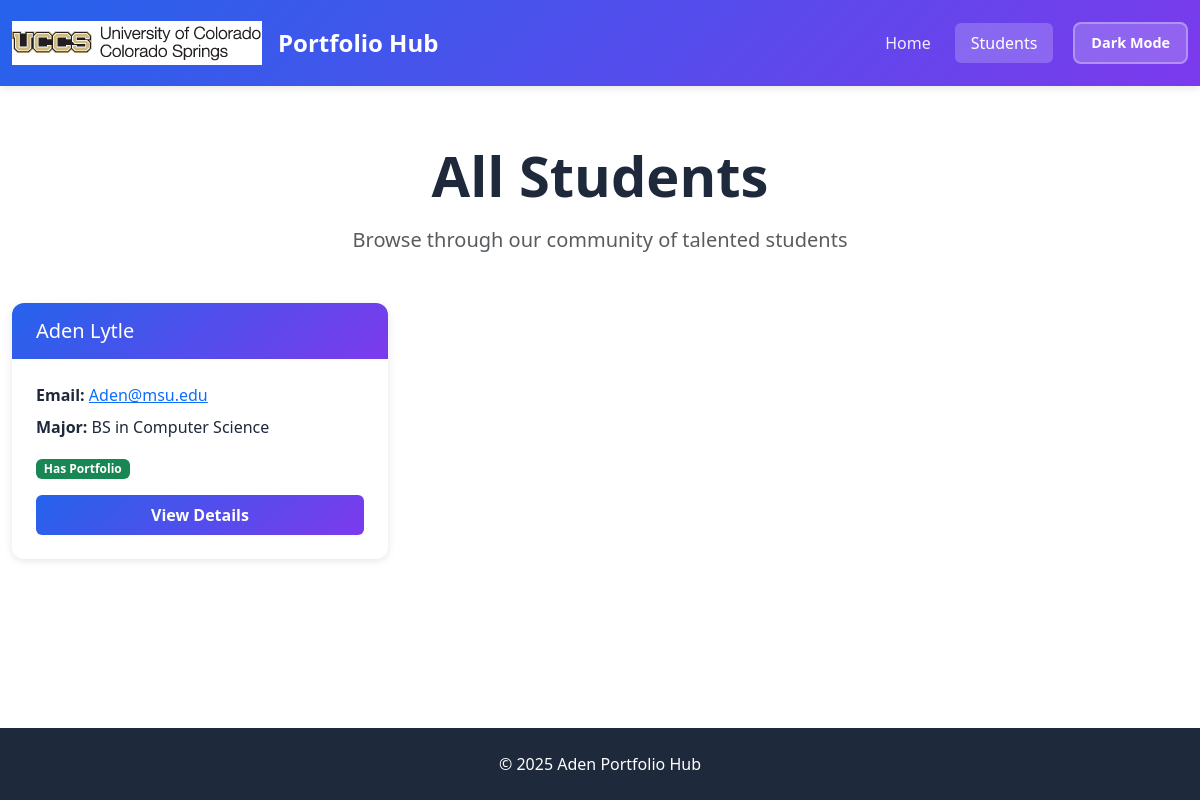
The page /students/ on the database its author committed.
### portfolio_app/models.py (models this page shows, shortened)
class Student(models.Model):
    MAJOR = (
        ('CSCI-BS', 'BS in Computer Science'),
        ('CPEN-BS', 'BS in Computer Engineering'),
        ('BIGD-BI', 'BI in Game Design and Development'),
        ('BICS-BI', 'BI in Computer Science'),
        ('BISC-BI', 'BI in Computer Security'),
        ('CSCI-BA', 'BA in Computer Science'),
        ('DASE-BS', 'BS in Data Analytics and Systems Engineering')
    )
    name = models.CharField(max_length=200)
    email = models.CharField("MSU Email", max_length=200)
    major = models.CharField(max_length=200, choices=MAJOR)
    portfolio = models.OneToOneField(
        Portfolio,
        on_delete=models.CASCADE,
        null=True, blank=True,
        related_name='student',
    )

### portfolio_app/views.py (the view)
# urls.py: path('students/', views.student_list, name='student-list'),
def student_list(request):
    students = Student.objects.all().order_by('name')
    context = {
        'students': students,
    }
    return render(request, 'portfolio_app/student_list.html', context)

### portfolio_app/templates/portfolio_app/student_list.html (shortened to what this page needs)
{% extends "portfolio_app/base_template.html" %}
{% block content %}
<div class="py-4">
  <div class="text-center mb-5">
    <h1 class="display-4 fw-bold mb-3">All Students</h1>
    <p class="lead text-muted">Browse through our community of talented students</p>
  </div>
  {% if students %}
    <div class="row row-cols-1 row-cols-md-2 row-cols-lg-3 g-4">
      {% for student in students %}
        <div class="col">
          <div class="card h-100">
            <div class="card-header">
              <h5 class="card-title mb-0">{{ student.name }}</h5>
            </div>
            <div class="card-body d-flex flex-column">
              <p class="mb-2"><strong>Email:</strong>
                <a href="mailto:{{ student.email }}">{{ student.email }}</a>
              </p>
              <p class="mb-3"><strong>Major:</strong> {{ student.get_major_display }}</p>
              {% if student.portfolio %}
                <div class="mt-auto">
                  <span class="badge bg-success mb-2">Has Portfolio</span>
                </div>
              {% else %}
                <div class="mt-auto">
                  <span class="badge bg-secondary mb-2">No Portfolio</span>
                </div>
              {% endif %}
              <div class="mt-2">
                <a href="{% url 'student-detail' student.id %}"
                   class="btn btn-primary w-100">View Details</a>
              </div>
            </div>
          </div>
        </div>
      {% endfor %}
    </div>
  {% else %}
    <div class="alert alert-info text-center" role="alert">
      <h4 class="alert-heading">No Students Found</h4>
      <p class="mb-0">There are currently no students in the system.</p>
    </div>
  {% endif %}
</div>
{% endblock %}

### portfolio_app/templates/portfolio_app/base_template.html (style rules this page uses)
:root { --primary-color: #2563eb; --secondary-color: #7c3aed; --accent-color: #f59e0b; --dark-bg: #1e293b; }
body { --bg-color: #ffffff; --text-color: #1e293b; --card-bg: #ffffff; --card-border: #e2e8f0; --input-bg: #ffffff; --input-border: #e2e8f0; --footer-bg: #1e293b; --footer-text: #ffffff; --light-text: #64748b; }
body { min-height: 100vh; display: flex; flex-direction: column; background-color: var(--bg-color); color: var(--text-color); transition: background-color 0.3s, color 0.3s; }
.btn-primary { background: linear-gradient(135deg, var(--primary-color), var(--secondary-color)); border: none; font-weight: 600; padding: 0.5rem 1.5rem; transition: transform 0.2s, box-shadow 0.3s; }
.card { border: none; border-radius: 12px; box-shadow: 0 2px 8px rgba(0,0,0,0.1); transition: transform 0.3s, box-shadow 0.3s; overflow: hidden; background-color: var(--card-bg); color: var(--text-color); }
.card-header { background: linear-gradient(135deg, var(--primary-color), var(--secondary-color)); color: white; font-weight: 600; padding: 1rem 1.5rem; border: none; }
.card-body { padding: 1.5rem; }

### rows shown on the page
Student: name "Aden Lytle", email "Aden@msu.edu", major "BS in Computer Science", shows "Has Portfolio"
